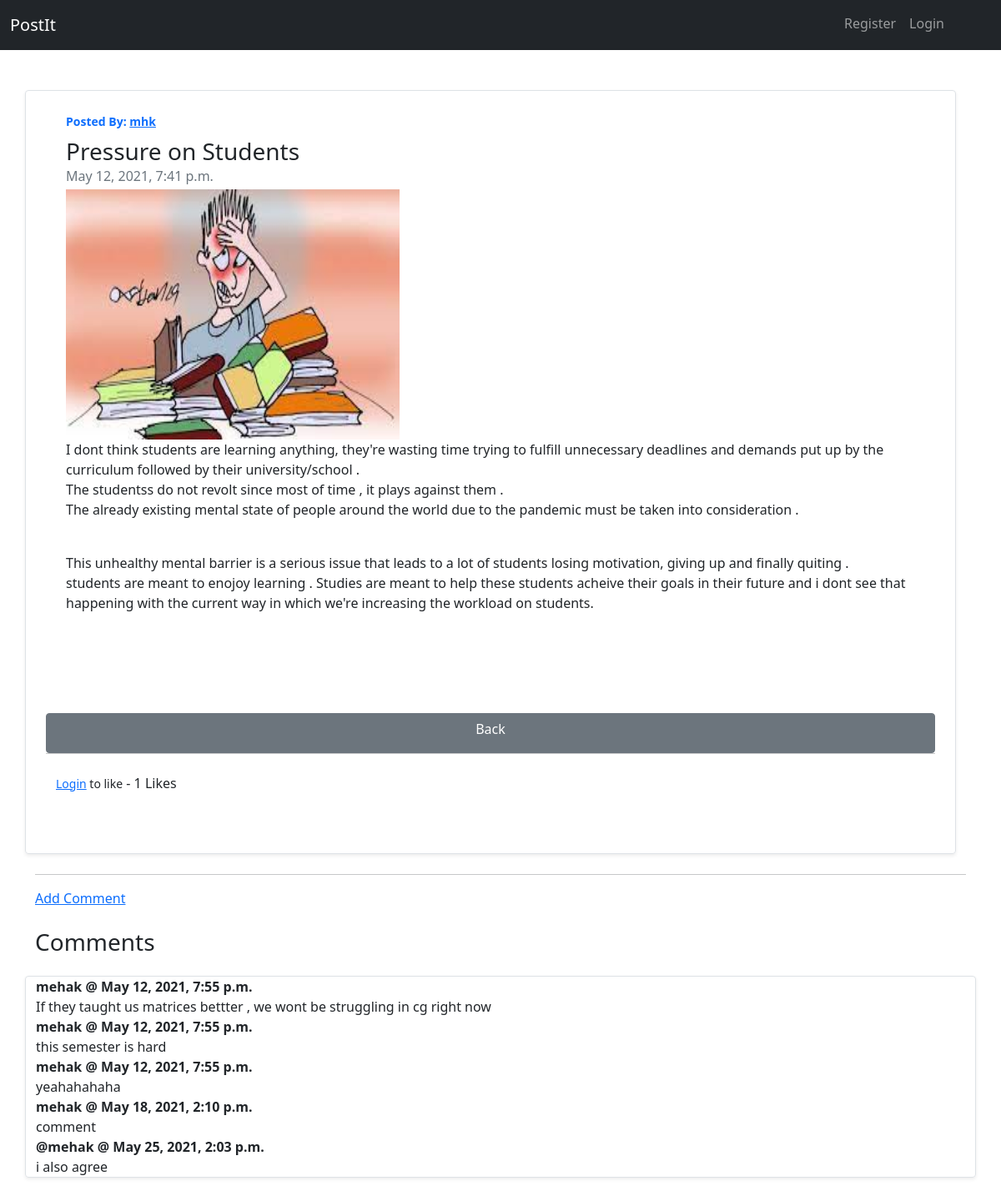
Screenshot of /post/8 with the database file from the repository.
### postIt/models.py (models this page shows, shortened)
class Post(models.Model):
    class Categories(models.TextChoices):
        WORLD = 'world'
        ENVIRONMENT = 'environment'
        TECHNOLOGY = 'technology'
        DESIGN = 'design'
        CULTURE = 'culture'
        BUSINESS = 'business'
        POLITICS = 'politics'
        OPINION = 'opinion'
        SCIENCE = 'science'
        HEALTH = 'health'
        STYLE = 'style'
        TRAVEL = 'travel'
    title = models.CharField(max_length=200, unique=True)
    author = models.ForeignKey(User, on_delete=models.CASCADE)
    category = models.CharField(max_length=50, choices=Categories.choices, default=Categories.OPINION)
    content = RichTextField(blank=True, null=True)
    photo = models.ImageField(null=True, blank=True, upload_to="images/")
    video_file = models.FileField(null=True, blank=True, upload_to="videos/")
    created_on = models.DateTimeField(auto_now_add=True)
    likes = models.ManyToManyField(User, related_name='site_post')
    no_of_likes = models.IntegerField(default=0)
    no_of_dislikes = models.IntegerField(default=0)
    favourite = models.BooleanField(default=False)
    def total_likes(self):
        return self.likes.count()

class Comment(models.Model):
    post = models.ForeignKey(Post, related_name="comments", on_delete=models.CASCADE)
    name = models.CharField(max_length=255)
    content = models.TextField()
    created_on = models.DateTimeField(auto_now_add=True)

### postIt/views.py (the view)
# urls.py: path('post/<int:pk>', PostDetailView.as_view(), name='post_detail'),
class PostDetailView(DetailView):
    model = Post
    template_name = 'post_details.html'
    def get_context_data(self, *args, **kwargs):
        context = super(PostDetailView, self).get_context_data()
        stuff = get_object_or_404(Post, id=self.kwargs['pk'])
        total_likes = stuff.total_likes()
        liked = False
        if stuff.likes.filter(id=self.request.user.id).exists():
            liked = True
        context["liked"] = liked
        context["total_likes"] = total_likes
        return context

### postIt/templates/post_details.html (shortened to what this page needs)
{% extends 'base.html' %}
{% block content %}
<div class="row no-gutters border rounded overflow-hidden flex-md-row mb-4 shadow-sm h-md-250 my-4 position-relative container">
    <div class="col p-4 d-flex flex-column position-static">
        <strong class="d-inline-block mb-2 text-primary">
            <small>Posted By:
                {% if post.author.profile.id %}
                    <a href="{% url 'show_profile' post.author.profile.id %}">{{post.author}}</a>
                {% else %}
                    Anonymous
                {% endif %}
            </small>
        </strong>
        <h3 class="mb-0">
            {{post.title}}
        </h3>
        <div class="mb-1 text-muted">{{post.created_on}}</div>
        {% if post.video_file %}
        <div>
            <video width="300px" height="300px" controls>
                <source src="{{ post.video_file.url }}" type="video/mp4">
            </video>
        </div>
        {% elif post.photo %}
        <div>
            <img src="{{ post.photo.url }}" width=400 height=300>
        </div>
        {% endif %}
        <p class="card-text mb-auto">
            {{ post.content | safe}}
        </p>
    </div>
    <br/><br/>
    <a href="{% url 'home' %}" class="btn btn-secondary">Back</a>
    <br/><br/>
    <hr>
    <br/>
    <form action="{% url 'like_post' post.pk %}" method="POST">
        {% if user.is_authenticated %}
        {% if liked %}
        <button type="submit" name="post_id"
                value="{{ post.id }}" class="btn btn-danger
                    btn-sm">Unlike
        </button>
        {% else %}
        <button type="submit" name="post_id"
                value="{{ post.id }}" class="btn btn-primary
                    btn-sm">Like
        </button>
        {% endif %}
        {% else %}
        <small><a href="{% url 'login' %}">Login</a> to like</small>
        {% endif %}
        - {{total_likes}} Likes
    </form>
    <br>
    <br>
    <br/><br/>
</div>
<hr>
<a href="{% url 'new-comment' post.pk %}">Add Comment</a>
<br/><br/>
<h3>Comments</h3>
{% if not post.comments.all %}
No comments yet ...<a href="{% url 'new-comment' post.pk %}">Add One</a>
<br/><br/>
{% else %}
<div class="row no-gutters border rounded overflow-hidden flex-md-row mb-4 shadow-sm h-md-250 my-4 position-relative">
    {% for comment in post.comments.all %}
    <div class="col-md-11 ">
        <strong>
            <b> {{ comment.name }} </b> @ {{ comment.created_on }}
        </strong>
        <br/>
        <div>
            {{ comment.content }}
        </div>
    </div>
    <br/>
    {% endfor %}
</div>
{% endif%}
<br/>
</div>
{% endblock %}

### rows the page displays
Post: author "mhk", title "Pressure on Students", created_on "May 12, 2021, 7:41 p.m.", photo (picture), content "I dont think students are learning anything, they're wasting time trying to fulfill unnecessary deadlines and demands put up by the curriculum followed by their university/school . The studentss do not revolt since most of time , it plays against them . The already existing mental state of people around the world due to the pandemic must be taken into consideration . This unhealthy mental barrier is a serious issue that leads to a lot of students losing motivation, giving up and finally quiting . students are meant to enojoy learning . Studies are meant to help these students acheive their goals in their future and i dont see that happening with the current way in which we're increasing the…"
Comment: name "mehak", created_on "May 12, 2021, 7:55 p.m.", content "If they taught us matrices bettter , we wont be struggling in cg right now"
Comment: name "mehak", created_on "May 12, 2021, 7:55 p.m.", content "this semester is hard"
Comment: name "mehak", created_on "May 12, 2021, 7:55 p.m.", content "yeahahahaha"
Comment: name "mehak", created_on "May 18, 2021, 2:10 p.m.", content "comment"
Comment: name "@mehak", created_on "May 25, 2021, 2:03 p.m.", content "i also agree"

### other values shown
{{ total_likes }} "1"
